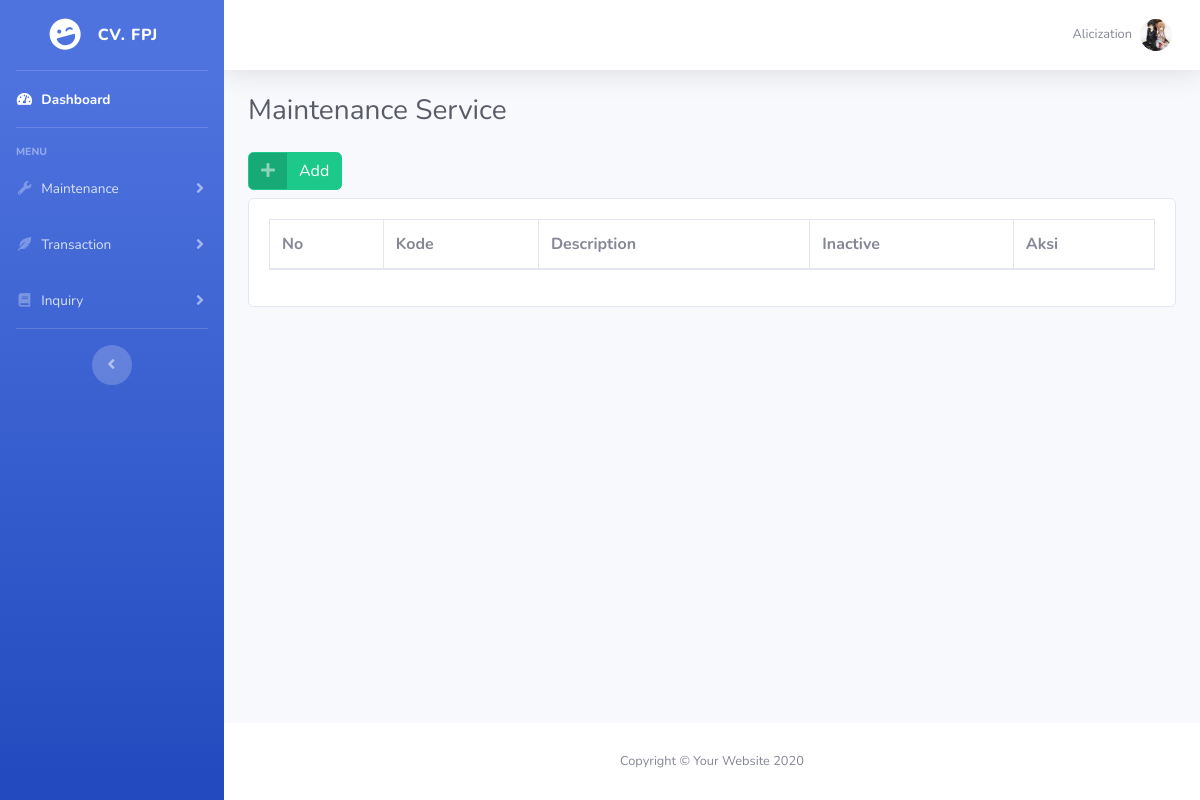
Screenshot of /maintenance/service.php (signed in) with the database file from the repository.
### tables this page shows
CREATE TABLE `pelanggan` (
  `id_pelanggan` int(11) NOT NULL,
  `nama` varchar(100) DEFAULT NULL,
  `email` varchar(100) DEFAULT NULL,
  `alamat` text DEFAULT NULL,
  `no_telepon` varchar(15) DEFAULT NULL,
  `user_id` int(11) DEFAULT NULL,
  `foto` varchar(100) DEFAULT NULL
);

### database/Login.php (called while the page is built, shortened)
<?php
	class Login
	{
		private $conn;
		public function __construct()
		{
			$database = new Connection();
			$db = $database->db_connection();
			$this->conn = $db;
		}
		public function user_online()
		{
			$stmt = $this->conn->prepare("SELECT * FROM users JOIN pelanggan ON pelanggan.user_id=users.user_id WHERE users.user_id = :user_id");
			$stmt->execute(array(":user_id" => $_SESSION['user_session']));
			$userRow = $stmt->fetch(PDO::FETCH_ASSOC);
			return $userRow;
		}
	}
?>

### maintenance/service.php (the view, shortened to what this page needs)
<?php
require_once '../database/Login.php';
$page_content = "Maintenance Service";
$db = new Login();
$userLogin = $db->user_online();
$namaUser = $userLogin['nama'];
$roleUser = $userLogin['role'];
$foto = $userLogin['foto'];
?>
<!DOCTYPE html>
<html lang="en">
<head>
  <link href="../assets/vendor/fontawesome-free/css/all.min.css" rel="stylesheet" type="text/css">
  <link href="../assets/css/sb-admin-2.min.css" rel="stylesheet">
  <link href="../assets/vendor/datatables/dataTables.bootstrap4.min.css" rel="stylesheet">
</head>
<body id="page-top">
  <div id="wrapper">
    <ul class="navbar-nav bg-gradient-primary sidebar sidebar-dark accordion" id="accordionSidebar">
      <a class="sidebar-brand d-flex align-items-center justify-content-center" href="../home.php">
        <div class="sidebar-brand-icon rotate-n-15">
          <i class="fas fa-laugh-wink"></i>
        </div>
        <div class="sidebar-brand-text mx-3">CV. FPJ</div>
      </a>
      <hr class="sidebar-divider my-0">
      <li class="nav-item active">
        <a class="nav-link" href="../home.php">
          <i class="fas fa-fw fa-tachometer-alt"></i>
          <span>Dashboard</span>
        </a>
      </li>
      <hr class="sidebar-divider">
      <div class="sidebar-heading">
        MENU
      </div>
      <?php if($roleUser == 1) :?>
      <li class="nav-item">
        <a class="nav-link collapsed" href="#" data-toggle="collapse" data-target="#collapseMaintenance" aria-expanded="true" aria-controls="collapseMaintenance">
          <i class="fas fa-fw fa-wrench"></i>
          <span>Maintenance</span>
        </a>
      </li>
      <?php endif; ?>
      <li class="nav-item">
        <a class="nav-link collapsed" href="#" data-toggle="collapse" data-target="#collapseTransaction" aria-expanded="true" aria-controls="collapseTransaction">
          <i class="fas fa-fw fa-feather-alt"></i>
          <span>Transaction</span>
        </a>
      </li>
      <li class="nav-item">
        <a class="nav-link collapsed" href="#" data-toggle="collapse" data-target="#collapseInquiry" aria-expanded="true" aria-controls="collapseInquiry">
          <i class="fas fa-fw fa-book"></i>
          <span>Inquiry</span>
        </a>
      </li>
      <hr class="sidebar-divider d-none d-md-block">
      <div class="text-center d-none d-md-inline">
        <button class="rounded-circle border-0" id="sidebarToggle"></button>
      </div>
    </ul>
        <div id="content-wrapper" class="d-flex flex-column">
          <div id="content">
            <nav class="navbar navbar-expand navbar-light bg-white topbar mb-4 static-top shadow">
              <ul class="navbar-nav ml-auto">
                <li class="nav-item dropdown no-arrow">
                  <a class="nav-link dropdown-toggle" href="#" id="userDropdown" role="button" data-toggle="dropdown" aria-haspopup="true" aria-expanded="false">
                    <span class="mr-2 d-none d-lg-inline text-gray-600 small"><?= $namaUser; ?></span>
                    <img class="img-profile rounded-circle" src="../assets/img/profiles/<?= $foto; ?>">
                  </a>
                </li>
              </ul>
            </nav>
            <div class="container-fluid">
              <div class="d-sm-flex align-items-center justify-content-between mb-4">
                <h1 class="h3 mb-0 text-gray-800"><?= $page_content; ?></h1>
              </div>
              <div class="mb-2">
                <button class="btn btn-success btn-icon-split" data-toggle="modal" data-target="#addModal"">
                  <span class="icon text-white-50">
                    <i class="fas fa-plus"></i>
                  </span>
                  <span class="text">Add</span>
                </button>
              </div>
              <div class="card">
                <div class="card-body">
                  <div class="table-responsive">
                    <table class="table table-bordered" id="dataTable" width="100%" cellspacing="0">
                      <thead>
                        <tr>
                          <th>No</th>
                          <th>Kode</th>
                          <th>Description</th>
                          <th>Inactive</th>
                          <th>Aksi</th>
                        </tr>
                      </thead>
                    </table>
                  </div>
                </div>
              </div>
            </div>
          </div>
          <footer class="sticky-footer bg-white">
            <div class="container my-auto">
              <div class="copyright text-center my-auto">
                <span>Copyright &copy; Your Website <?= date('Y'); ?></span>
              </div>
            </div>
          </footer>
        </div>
      </div>
    </body>
    </html>

### rows the page displays
pelanggan: nama "Alicization", foto (picture)

### other values shown
$page_content "Maintenance Service"
